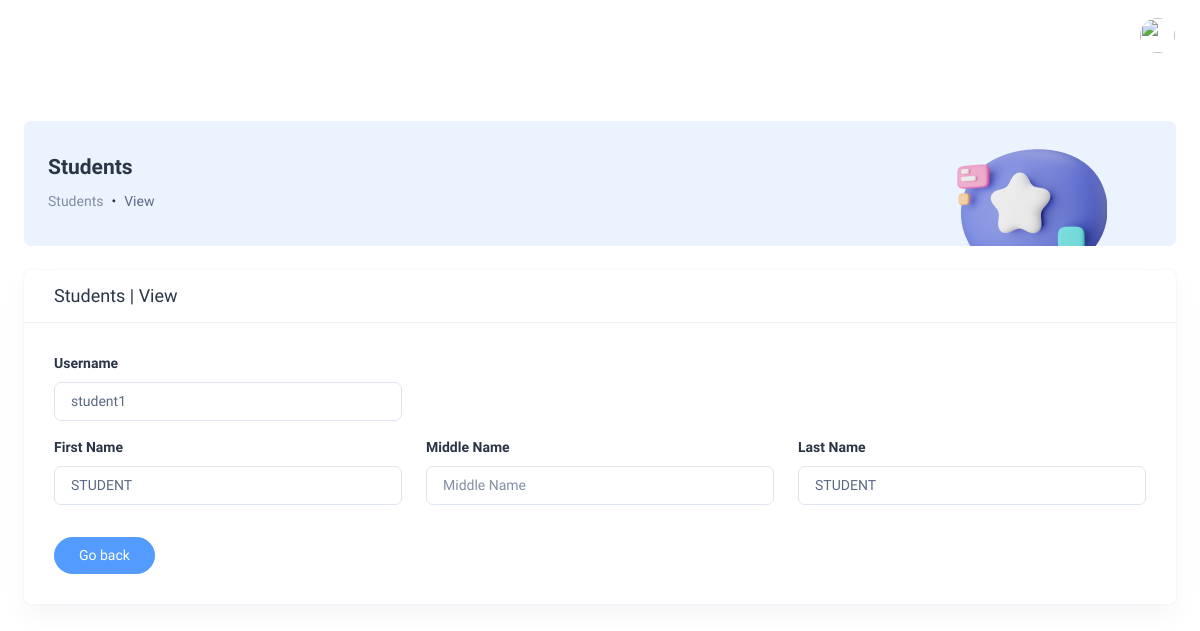
The app's page /students/view/2 with its own data.
### tables this page shows
CREATE TABLE users (
  id int NOT NULL AUTO_INCREMENT,
  lrn varchar(255) DEFAULT NULL,
  username varchar(255) DEFAULT NULL,
  password varchar(255) DEFAULT NULL,
  first_name varchar(255) DEFAULT NULL,
  middle_name varchar(255) DEFAULT NULL,
  last_name varchar(255) DEFAULT NULL,
  dob date DEFAULT NULL,
  gender varchar(255) DEFAULT NULL,
  contact_no varchar(255) DEFAULT NULL,
  address varchar(2000) DEFAULT NULL,
  role_id int DEFAULT NULL,
  is_activated tinyint DEFAULT 0,
  created_by int DEFAULT NULL,
  created_at timestamp NULL DEFAULT CURRENT_TIMESTAMP,
  updated_by int DEFAULT NULL,
  updated_at timestamp NULL DEFAULT NULL,
  deleted_by int DEFAULT NULL,
  deleted_at timestamp NULL DEFAULT NULL,
  PRIMARY KEY (id)
);

### application/controllers/Students.php (called while the page is built, shortened)
<?php
class Students extends CI_Controller
{
	public function view($id)
	{
		$data['info'] = $info = $this->M_users->get($id);
		$data['page_data'] = array(
			'module' => 'Students',
			'section' => 'View',
			'styles_path' => array(
				'modules/' . strtolower(get_class()) . '/' . strtolower(__FUNCTION__)
			),
			'header_scripts_path' => array(
				'modules/' . strtolower(get_class()) . '/header_' . strtolower(__FUNCTION__)
			),
			'footer_scripts_path' => array(
				'modules/' . strtolower(get_class()) . '/footer_' . strtolower(__FUNCTION__),
			)
		);
		$this->load->view('layouts/dashboard/header', $data);
		$this->load->view('modules/students/' . strtolower(__FUNCTION__), $data);
		$this->load->view('layouts/dashboard/footer', $data);
	}
}

### index.php (called while the page is built, shortened)
<?php
require_once BASEPATH.'core/CodeIgniter.php';

### application/models/Users_model.php (called while the page is built, shortened)
<?php
class Users_model extends CI_Model
{
	private $_table_name = 'users';
	public function get($id)
	{
		return $this->db->where('id', $id)
			->where('deleted_at', null)
			->get($this->_table_name)
			->row_array();
	}
}

### application/views/modules/students/view.php (the view)
<div class="body-wrapper">
	<div class="container-fluid">
		<div class="card bg-info-subtle shadow-none position-relative overflow-hidden mb-4">
			<div class="card-body px-4 py-3">
				<div class="row align-items-center">
					<div class="col-9">
						<h4 class="fw-semibold mb-8"><?= @$page_data['module']; ?></h4>
						<nav aria-label="breadcrumb">
							<ol class="breadcrumb">
								<li class="breadcrumb-item">
									<a class="text-muted text-decoration-none" href="#"
									><?= @$page_data['module']; ?></a
									>
								</li>
								<li class="breadcrumb-item" aria-current="page"><?= @$page_data['section']; ?></li>
							</ol>
						</nav>
					</div>
					<div class="col-3">
						<div class="text-center mb-n5">
							<img
								src="<?= site_url('assets/templates/modernize/images/breadcrumb/ChatBc.png') ?>"
								alt=""
								class="img-fluid mb-n4"
							/>
						</div>
					</div>
				</div>
			</div>
		</div>
		<div class="row">
			<div class="col-sm-12">
				<div class="card">
					<div class="border-bottom title-part-padding">
						<h4 class="card-title mb-0"><?= @$page_data['module']; ?> | <?= @$page_data['section']; ?></h4>
					</div>
					<div class="card-body">
						<div class="row">
							<div class="col-sm-4">
								<div class="mb-3">
									<label for="username" class="form-label">Username</label>
									<input type="text" class="form-control" id="username"
										   placeholder="Username"
										   value="<?= @$info['username']; ?>" readonly/>
								</div>
							</div>
						</div>
						<div class="row">
							<div class="col-sm-4">
								<div class="mb-3">
									<label for="first_name" class="form-label">First Name</label>
									<input type="text" class="form-control" id="first_name"
										   placeholder="First Name"
										   value="<?= @$info['first_name']; ?>" readonly/>
								</div>
							</div>
							<div class="col-sm-4">
								<div class="mb-3">
									<label for="middle_name" class="form-label">Middle Name</label>
									<input type="text" class="form-control" id="middle_name"
										   placeholder="Middle Name"
										   value="<?= @$info['middle_name']; ?>" readonly/>
								</div>
							</div>
							<div class="col-sm-4">
								<div class="mb-3">
									<label for="last_name" class="form-label">Last Name</label>
									<input type="text" class="form-control" id="last_name"
										   placeholder="Last Name"
										   value="<?= @$info['last_name']; ?>" readonly/>
								</div>
							</div>
						</div>
						<div class="row">
							<div class="col-sm-12 pu">
								<a class="btn btn-info rounded-pill px-4 mt-3"
								   href="<?= site_url('students'); ?>">
									Go back
								</a>
							</div>
						</div>
					</div>
				</div>
			</div>
		</div>
	</div>
</div>

### records on screen
users: username "student1", first_name "STUDENT", last_name "STUDENT"
